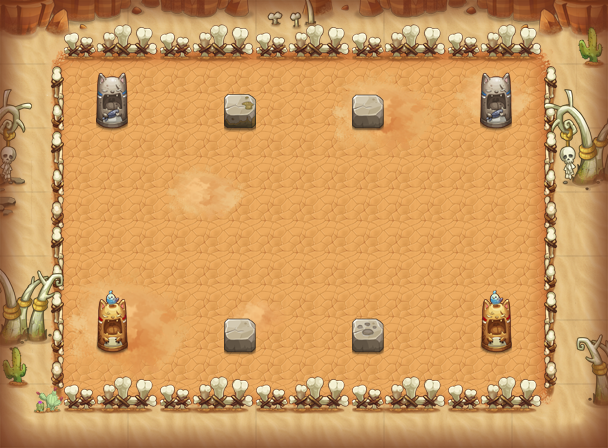

The image is a tile-based game level rendered from a .tmx file. Its description and source (layers, tilesets, objects; grid data summarised) follow:
An orthogonal 19x14 tile map with 32x32 px tiles, 11 tile layers (PASS, 块层 2, 块层 8, 块层 6, ...) and 56 objects (46x ITEM_POINT, 5x START_POINT, 4x EDGE, PLAYER).

<map version="1.0" orientation="orthogonal" width="19" height="14" tilewidth="32" tileheight="32">
<properties>
  <property name="MODE" value="INFINITE" />
 </properties>
 <tileset firstgid="1" name="hmpy" tilewidth="32" tileheight="32">
  <image source="hmpy.png" width="500" height="1024" />
 </tileset>
 <layer name="PASS" width="19" height="14">
  <data>[266 cells, 124 non-empty, 9 distinct tile ids]</data>
 </layer>
 <layer name="块层 2" width="19" height="14">
  <data>[266 cells, 206 non-empty, 27 distinct tile ids]</data>
 </layer>
 <layer name="块层 8" width="19" height="14">
  <data>[266 cells, 60 non-empty, 54 distinct tile ids]</data>
 </layer>
 <layer name="块层 6" width="19" height="14">
  <data>[266 cells, 24 non-empty, 18 distinct tile ids]</data>
 </layer>
 <layer name="块层 10" width="19" height="14">
  <data>[266 cells, 76 non-empty, 19 distinct tile ids]</data>
 </layer>
 <layer name="块层 11" width="19" height="14">
  <data>[266 cells, 24 non-empty, 12 distinct tile ids]</data>
 </layer>
 <layer name="块层 4" width="19" height="14">
  <data>[266 cells, 12 non-empty, 9 distinct tile ids]</data>
 </layer>
 <layer name="块层 3" width="19" height="14">
  <data>[266 cells, 116 non-empty, 6 distinct tile ids]</data>
 </layer>
 <layer name="SHELTER 11" width="19" height="14">
  <data>[266 cells, 15 non-empty, 3 distinct tile ids]</data>
 </layer>
 <layer name="SHELTER 9" width="19" height="14">
  <data>[266 cells, 4 non-empty, 3 distinct tile ids]</data>
 </layer>
 <layer name="SHELTER 2" width="19" height="14">
  <data>[266 cells, 4 non-empty, 3 distinct tile ids]</data>
 </layer>
 <objectgroup name="对象层 1" width="19" height="14">
  <object name="ITEM_POINT" type="ITEM_POINT" x="96" y="256" width="32" height="32" />
  <object name="ITEM_POINT" type="ITEM_POINT" x="384" y="256" width="32" height="32" />
  <object name="ITEM_POINT" type="ITEM_POINT" x="480" y="288" width="32" height="32" />
  <object name="ITEM_POINT" type="ITEM_POINT" x="192" y="96" width="32" height="32" />
  <object name="monster" type="START_POINT" x="128" y="288" width="32" height="32" />
  <object name="ITEM_POINT" type="ITEM_POINT" x="64" y="352" width="32" height="32" />
  <object name="ITEM_POINT" type="ITEM_POINT" x="320" y="96" width="32" height="32" />
  <object name="left_edge" type="EDGE" x="32" y="32" width="32" height="384" />
  <object name="monster" type="START_POINT" x="448" y="128" width="32" height="32" />
  <object name="ITEM_POINT" type="ITEM_POINT" x="384" y="96" width="32" height="32" />
  <object name="ITEM_POINT" type="ITEM_POINT" x="128" y="320" width="32" height="32" />
  <object name="ITEM_POINT" type="ITEM_POINT" x="480" y="160" width="32" height="32" />
  <object name="ITEM_POINT" type="ITEM_POINT" x="480" y="224" width="32" height="32" />
  <object name="up_edge" type="EDGE" x="64" y="32" width="480" height="32" />
  <object name="ITEM_POINT" type="ITEM_POINT" x="96" y="224" width="32" height="32" />
  <object name="ITEM_POINT" type="ITEM_POINT" x="96" y="192" width="32" height="32" />
  <object name="ITEM_POINT" type="ITEM_POINT" x="384" y="320" width="32" height="32" />
  <object name="ITEM_POINT" type="ITEM_POINT" x="416" y="320" width="32" height="32" />
  <object name="ITEM_POINT" type="ITEM_POINT" x="480" y="192" width="32" height="32" />
  <object name="ITEM_POINT" type="ITEM_POINT" x="160" y="96" width="32" height="32" />
  <object name="ITEM_POINT" type="ITEM_POINT" x="384" y="160" width="32" height="32" />
  <object name="ITEM_POINT" type="ITEM_POINT" x="192" y="256" width="32" height="32" />
  <object name="ITEM_POINT" type="ITEM_POINT" x="416" y="96" width="32" height="32" />
  <object name="ITEM_POINT" type="ITEM_POINT" x="256" y="96" width="32" height="32" />
  <object name="ITEM_POINT" type="ITEM_POINT" x="64" y="64" width="32" height="32" />
  <object name="ITEM_POINT" type="ITEM_POINT" x="160" y="320" width="32" height="32" />
  <object name="ITEM_POINT" type="ITEM_POINT" x="448" y="320" width="32" height="32" />
  <object name="ITEM_POINT" type="ITEM_POINT" x="512" y="352" width="32" height="32" />
  <object name="ITEM_POINT" type="ITEM_POINT" x="480" y="256" width="32" height="32" />
  <object name="ITEM_POINT" type="ITEM_POINT" x="320" y="320" width="32" height="32" />
  <object name="monster" type="START_POINT" x="448" y="288" width="32" height="32" />
  <object name="down_edge" type="EDGE" x="64" y="384" width="480" height="32" />
  <object name="ITEM_POINT" type="ITEM_POINT" x="192" y="160" width="32" height="32" />
  <object name="ITEM_POINT" type="ITEM_POINT" x="160" y="224" width="32" height="32" />
  <object name="ITEM_POINT" type="ITEM_POINT" x="160" y="192" width="32" height="32" />
  <object name="ITEM_POINT" type="ITEM_POINT" x="96" y="288" width="32" height="32" />
  <object name="ITEM_POINT" type="ITEM_POINT" x="256" y="320" width="32" height="32" />
  <object name="ITEM_POINT" type="ITEM_POINT" x="224" y="160" width="32" height="32" />
  <object name="ITEM_POINT" type="ITEM_POINT" x="128" y="96" width="32" height="32" />
  <object name="ITEM_POINT" type="ITEM_POINT" x="512" y="64" width="32" height="32" />
  <object name="ITEM_POINT" type="ITEM_POINT" x="192" y="320" width="32" height="32" />
  <object name="ITEM_POINT" type="ITEM_POINT" x="288" y="320" width="32" height="32" />
  <object name="ITEM_POINT" type="ITEM_POINT" x="288" y="96" width="32" height="32" />
  <object name="ITEM_POINT" type="ITEM_POINT" x="448" y="96" width="32" height="32" />
  <object name="monster" type="START_POINT" x="128" y="128" width="32" height="32" />
  <object name="ITEM_POINT" type="ITEM_POINT" x="352" y="256" width="32" height="32" />
  <object name="ITEM_POINT" type="ITEM_POINT" x="224" y="256" width="32" height="32" />
  <object name="ITEM_POINT" type="ITEM_POINT" x="352" y="160" width="32" height="32" />
  <object name="ITEM_POINT" type="ITEM_POINT" x="416" y="192" width="32" height="32" />
  <object name="BOSS" type="START_POINT" x="288" y="160" width="32" height="32" />
  <object name="ITEM_POINT" type="ITEM_POINT" x="416" y="224" width="32" height="32" />
  <object name="ITEM_POINT" type="ITEM_POINT" x="96" y="160" width="32" height="32" />
  <object name="right_edge" type="EDGE" x="544" y="32" width="32" height="384" />
  <object name="PLAYER" type="PLAYER" x="288" y="224" width="32" height="32" />
  <object name="ITEM_POINT" type="ITEM_POINT" x="480" y="128" width="32" height="32" />
  <object name="ITEM_POINT" type="ITEM_POINT" x="96" y="128" width="32" height="32" />
 </objectgroup>
</map>
